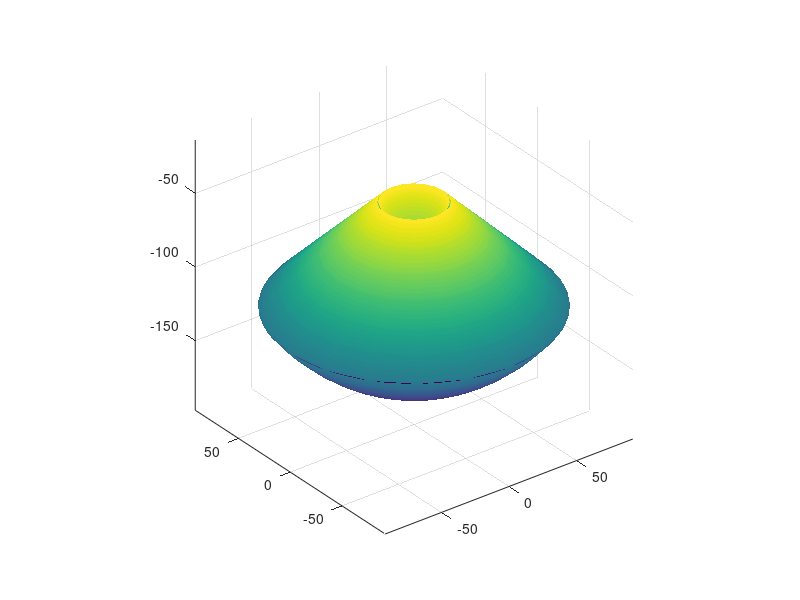
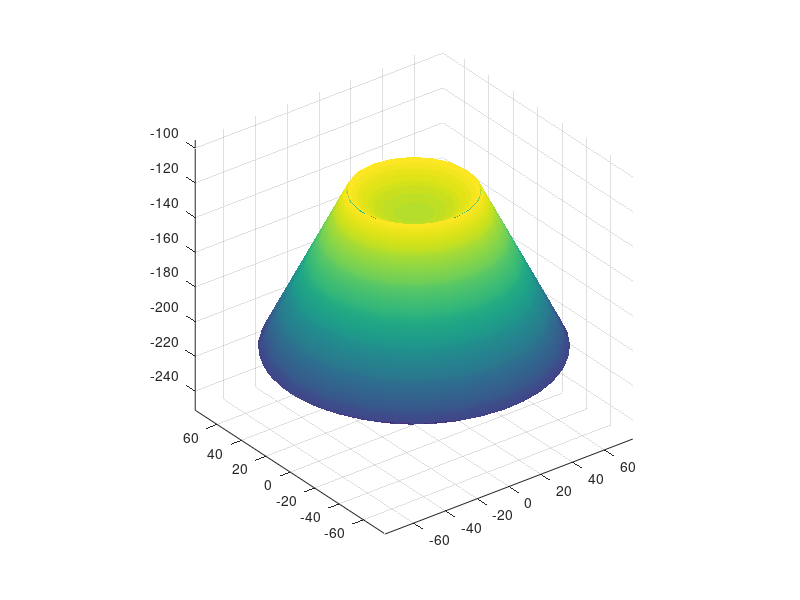

Write the MATLAB code that produced these figures, in order.
clear all
close all
%workspace1
range=25;
separation=25;
phi=atan2(range,separation);
theta=linspace(0,2*pi,40);
phi=linspace(0,phi,40);
[theta,phi]=meshgrid(theta,phi);
rho1=65;
rho2=165;

x1=(rho1-sqrt(range^2+separation^2))*sin(phi).*cos(theta);
y1=(rho1-sqrt(range^2+separation^2))*sin(phi).*sin(theta);
z1=-rho1*cos(phi);
x2=(rho2-sqrt(range^2+separation^2))*sin(phi).*cos(theta);
y2=(rho2-sqrt(range^2+separation^2))*sin(phi).*sin(theta);
z2=-rho2*cos(phi);

t= -(rho2-sqrt(range^2+separation^2))*sin(atan2(range,separation)):-(rho1-sqrt(range^2+separation^2))*sin(atan2(range,separation));
[X,Y,Z]=cylinder(-t);

figure(1)
surf(x1,y1,z1)
hold on
surf(x2,y2,z2)
surf(X,Y,100*cos(atan2(range,separation))*Z-(rho2-sqrt(range^2+separation^2))*cos(atan2(range,separation))-separation)
view(3)
shading interp
axis equal

%workspace2
range1=50;
separation1=100;
phi=atan2(range1,separation1);
theta=linspace(0,2*pi,40);
phi=linspace(0,phi,40);
[theta,phi]=meshgrid(theta,phi);
rho3=130;
rho4=230;

x3=(rho3-sqrt(range1^2+separation1^2)/2)*sin(phi).*cos(theta);
y3=(rho3-sqrt(range1^2+separation1^2)/2)*sin(phi).*sin(theta);
z3=-rho3*cos(phi);
x4=(rho4-sqrt(range1^2+separation1^2)/2)*sin(phi).*cos(theta);
y4=(rho4-sqrt(range1^2+separation1^2)/2)*sin(phi).*sin(theta);
z4=-rho4*cos(phi);

t= -(rho4-sqrt(range1^2+separation1^2)/2)*sin(atan2(range1,separation1)):-(rho3-sqrt(range1^2+separation1^2)/2)*sin(atan2(range1,separation1));
[X,Y,Z]=cylinder(-t);

figure(2)
surf(x3,y3,z3)
hold on
surf(x4,y4,z4)
surf(X,Y,100*cos(atan2(range1,separation1))*Z-(rho4-sqrt(range1^2+separation1^2)/2)*cos(atan2(range1,separation1))-separation1/2)
view(3)
shading interp
axis equal


